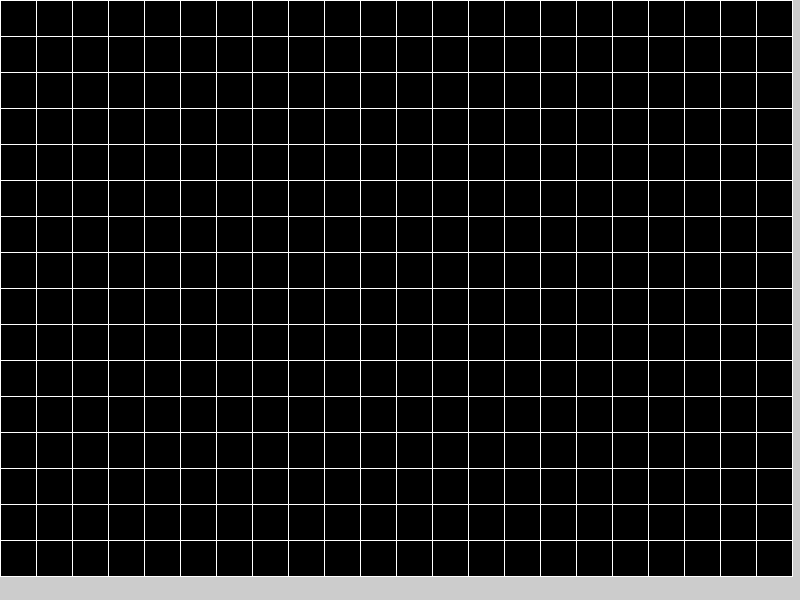
Frame 1 (no input)
Frame 60 (the mouse pressed at the canvas centre just before this capture): identical to frame 1, image omitted
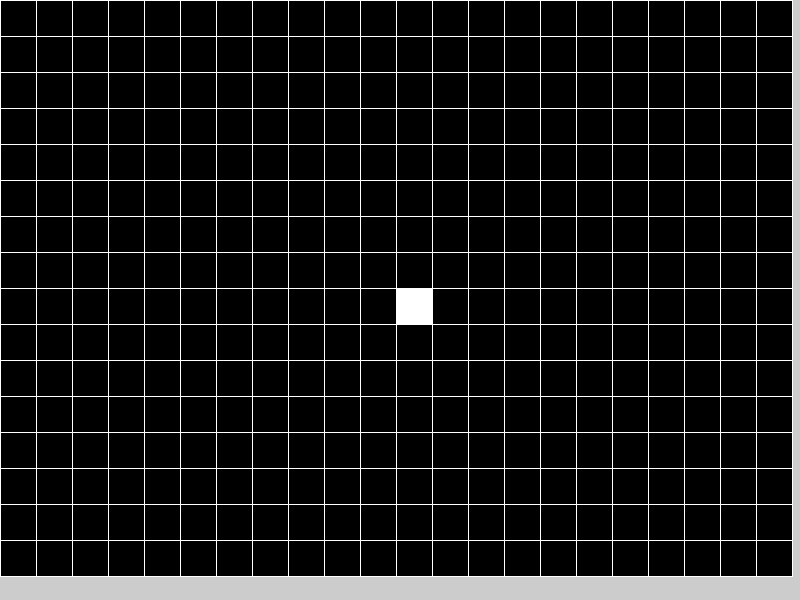
Frame 120 (the mouse held since frame 60 and released just before this capture)

The Processing sketch that drew these frames (run headless with seeded random() and noise(); from frame 60 on, the mouse is pressed at the canvas centre):

// Processing sketch: pixel_checkerboard
// ── pixel_checkerboard.pde
Sq[][] mSquare = new Sq[1000][1000];
float d = 36; //size of square
int maxx = 0;
int maxy = 0;

int state = 0;

void setup()
{
  size(800,600);
  maxx = floor(width/d);
  maxy = floor(height/d);
  for(int y = 0; y < maxy; y = y +1)
  {
    for(int x = 0; x < maxx; x = x +1)
    {
      mSquare[x][y] = new Sq();
      mSquare[x][y].d = d;
      mSquare[x][y].xpos = x;
      mSquare[x][y].ypos = y;
    }
  }
}

void draw()
{
  for(int y = 0; y < maxy; y = y +1)
  {
    for(int x = 0; x < maxx; x = x +1)
    {
      mSquare[x][y].show();
    }
  }
  if(state==1)
  {
    for(int y = 0; y < maxy; y = y +1)
    {
      for(int x = 0; x < maxx; x = x +1)
      {
        mSquare[x][y].show();
      }
    }
  }
}

void mousePressed()
{
  if(state == 0)
  {
  for(int y = 0; y < maxy; y = y +1)
    {
    for(int x = 0; x < maxx; x = x +1)
      {
      mSquare[x][y].clicked();
      }
    }
  }
}

void keyPressed()
{
  if(state==0)
  {
    state = 1;
  }
  else
  {
    state = 0;
  }
}

// ── Sq.pde
class Sq
{
  float xpos = 0;
  float ypos = 0;
  float d = 10;   //size
  boolean isBlack = false;
  boolean nextBlack = false;
  
  Sq()
  {
    stroke(255);
  }
  
  void show()
  {
    fill(color(0,0,0));
    if(this.isBlack) fill(color(255,255,255));
   square(this.xpos*this.d,this.ypos*this.d,this.d);
  }
  
  void clicked()
  {
    if(
      mouseX > this.xpos*this.d
      &&
      mouseX < (this.xpos*this.d)+d
      &&
      mouseY > this.ypos*this.d
      &&
      mouseY < (this.ypos*this.d)+d
    )
    {
      this.isBlack = !this.isBlack;
    }
  }
} //end of class Sq
